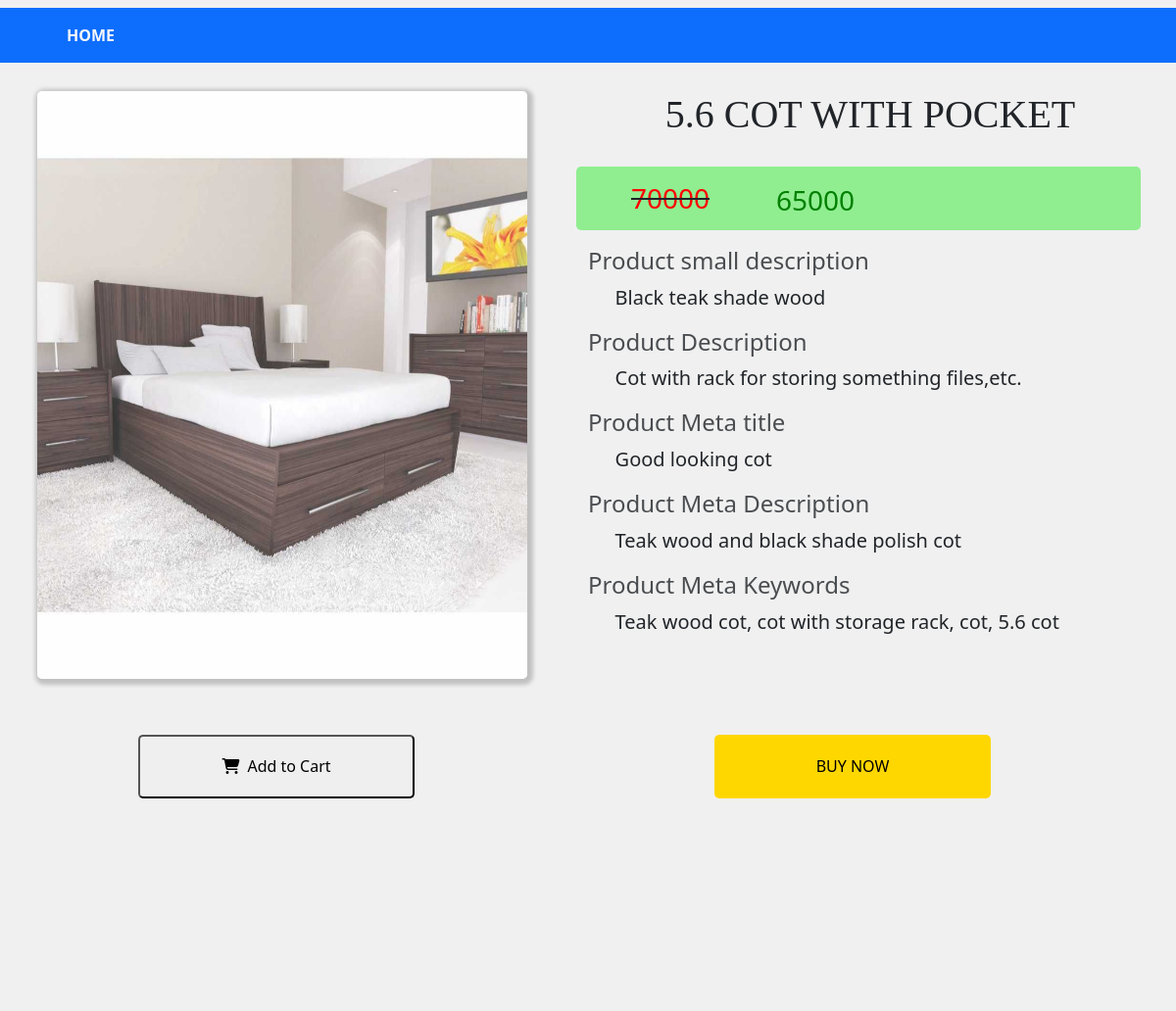
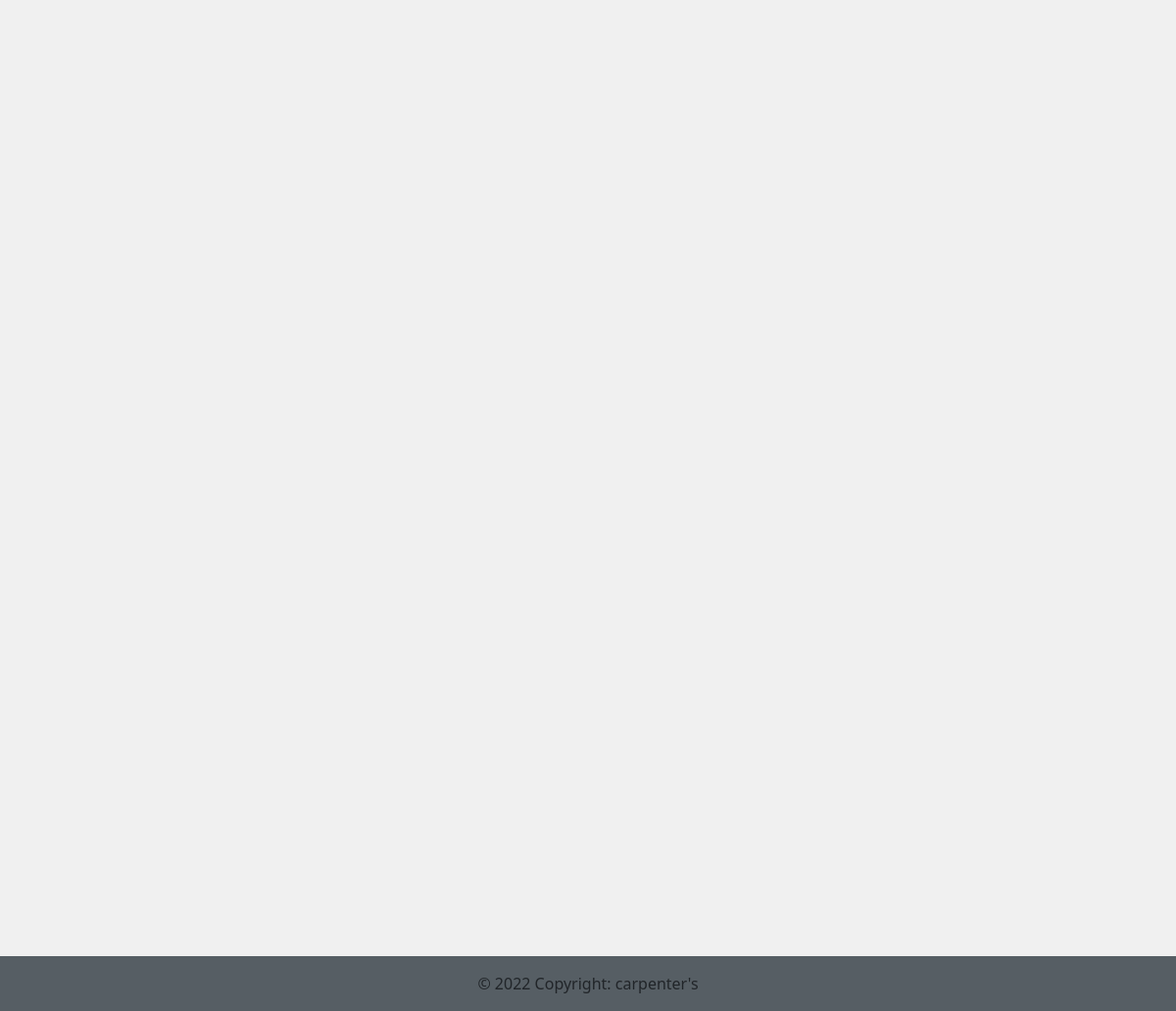
Screenshot of /product.php?prod=5.6 COT WITH POCKET (signed in) with the database file from the repository (2 pictures, top to bottom).
### tables this page shows
CREATE TABLE `products` (
  `proid` int(11) NOT NULL,
  `proname` varchar(255) NOT NULL,
  `promrp` int(11) NOT NULL,
  `proprice` int(11) NOT NULL,
  `proqty` int(11) NOT NULL,
  `proimg` varchar(255) NOT NULL,
  `prosdes` varchar(255) NOT NULL,
  `prodes` varchar(255) NOT NULL,
  `promtitle` varchar(255) NOT NULL,
  `promdes` varchar(255) NOT NULL,
  `promkeywords` varchar(255) NOT NULL
);

### product.php (the view, shortened to what this page needs)
<?php
    $connect=mysqli_connect("localhost","root","","data123");
    $sql_query="SELECT * FROM `Products`";
    $result=mysqli_query($connect,$sql_query);
    ?>
    <?php
    if(isset($_GET['prod']) && isset($_SESSION['uname']))
    {
      $product=$_GET['prod'];
    ?>
    <html>
  <head>
  <link href="https://cdn.jsdelivr.net/npm/bootstrap@5.0.2/dist/css/bootstrap.min.css" rel="stylesheet">
    <link rel="stylesheet" href="https://cdn.jsdelivr.net/npm/bootstrap-icons@1.5.0/font/bootstrap-icons.css">
</head>
<body style="background-color:#f0f0f0;" class="text-center text-sm-center">
      <?php
    while($row=mysqli_fetch_assoc($result))
        {
          if($row['proname']==$product){
            ?>
            <nav class="navbar navbar-expand-lg navbar-dark bg-primary mt-2 fw-bold text-center text-sm-center sticky-top">
              <div class="collapse navbar-collapse" id="navbarSupportedContent">
              <ul class="navbar-nav me-auto mb-2 mb-lg-0 home">
                <li class="nav-item">
                <a class="nav-link text-light" aria-current="page" href="main.php">HOME</a>
                </li>
              </ul>
            </div>
          </nav>
          <div class="row onerow">
            <div class="col-lg-6 col-sm-12">
              <img src= '<?= $row['proimg'] ?>' width="500px" height="600px" class="im">
            </div>
            <div class="col-lg-6 col-sm-12">
              <h1 class="he"><?= $row['proname'] ?></h1>
              <div class="row rowdiv">
                <div class="col-lg-4 col-sm-4">
                <s><h3 class="hp"><span><?= $row['promrp'] ?></span></h3></s>
                </div>
                <div class="col-lg-8 col-sm-8">
                  <h3 class="hp"><span><?= $row['proprice'] ?></span></h3>
                </div>
              </div>
              <div class="row">
              <div class="col-lg-12 col-sm-12">
                <h4 class="hpi">Product small description</h4>
              </div>
              <div class="col-lg-12 col-sm-12">
                <p class="hpi1"><?= $row['prosdes'] ?></p>
              </div>
              <div class="col-lg-12 col-sm-12">
                <h4 class="hpii">Product Description</h4>
              </div>
              <div class="col-lg-12 col-sm-12">
                <p class="hpi1"><?= $row['prodes'] ?></p>
              </div>
              <div class="col-lg-12 col-sm-12">
                <h4 class="hpii">Product Meta title</h4>
              </div>
              <div class="col-lg-12 col-sm-12">
                <p class="hpi1"><?= $row['promtitle'] ?></p>
              </div>
              <div class="col-lg-12 col-sm-12">
                <h4 class="hpii">Product Meta Description</h4>
              </div>
              <div class="col-lg-12 col-sm-12">
                <p class="hpi1"><?= $row['promdes'] ?></p>
              </div>
              <div class="col-lg-12 col-sm-12">
                <h4 class="hpii">Product Meta Keywords</h4>
              </div>
              <div class="col-lg-12 col-sm-12">
                <p class="hpi1"><?= $row['promkeywords'] ?></p>
              </div>
            </div>
            </div>
            <div class="row sticky">
                <div class="col-lg-6 col-sm-6">
                  <a href="cart.php?car=<?= $row['proname']?>"><button class="button1"><i class="fa fa-shopping-cart me-2"></i>Add to Cart</button></a>
                </div>
                <div class="col-lg-6 col-sm-6">
                  <a href="beforesell.php?sell=<?= $row['proname']?>"><button class="button2">BUY NOW</button></a>
                </div>
          </div>
          </div>
             <?php
          }
        }
?>
<footer class="fot bg-secondary">
 <div
         class="text-center p-3 ic"
         style="background-color: rgba(0, 0, 0, 0.2)"
         >
      © 2022 Copyright: carpenter's
    </div>
</footer>
</body>
<?php
}
?>

### product.php (style rules this page uses)
.row { width:100%; }
.home { margin:0% 5%; }
.he { font-family:italic; margin-top:5%; opacity:1; }
.im { margin:5% 0%; box-shadow:2px 2px 4px 4px rgba(0,0,0,0.2); border-radius:5px; }
.rowdiv { margin-top:5%; height:10%; width:100%; background-color:lightgreen; border-radius:5px; justify-content:center; }
.rowdiv .col-lg-4 .hp { color:red; margin:10% 0%; }
.rowdiv .col-lg-8 .hp { float:left; color:green; margin:5% 0%; }
.hpi { float:left; opacity:0.8; margin-top:3%; }
.hpii { float:left; opacity:0.8; }
.hpi1 { float:left; margin-left:5%; font-size:20px; }
.button1 { margin:5% 0%; width:50%; height:60%; border-radius:5px; }
.button2 { margin:5% 0%; width:50%; height:60%; background-color:gold; border:gold; border-radius:5px; }
.sticky { position:sticky; bottom:0; }
.fot { margin-top:100%; }

### rows the page displays
products: proimg (picture), proname "5.6 COT WITH POCKET", promrp "70000", proprice "65000", prosdes "Black teak shade wood", prodes "Cot with rack for storing something files,etc.", promtitle "Good looking cot", promdes "Teak wood and black shade polish cot", promkeywords "Teak wood cot, cot with storage rack, cot, 5.6 cot"
